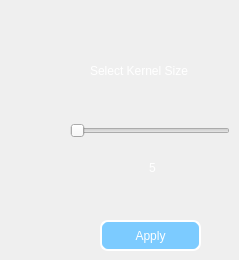
      <widget class="QWidget" name="average">
       <widget class="QLabel" name="averageKernel">
        <property name="geometry">
         <rect>
          <x>90</x>
          <y>60</y>
          <width>121</width>
          <height>21</height>
         </rect>
        </property>
        <property name="styleSheet">
         <string notr="true">font: 9pt &quot;MS Shell Dlg 2&quot;;
color: white;
</string>
        </property>
        <property name="text">
         <string>Select Kernel Size</string>
        </property>
       </widget>
       <widget class="QSlider" name="averageKernelSlider">
        <property name="geometry">
         <rect>
          <x>70</x>
          <y>120</y>
          <width>160</width>
          <height>22</height>
         </rect>
        </property>
        <property name="orientation">
         <enum>Qt::Horizontal</enum>
        </property>
       </widget>
       <widget class="QLabel" name="averageKernelSize">
        <property name="geometry">
         <rect>
          <x>125</x>
          <y>160</y>
          <width>55</width>
          <height>16</height>
         </rect>
        </property>
        <property name="styleSheet">
         <string notr="true">font: 9pt &quot;MS Shell Dlg 2&quot;;
color: white;
</string>
        </property>
        <property name="text">
         <string>5</string>
        </property>
        <property name="alignment">
         <set>Qt::AlignCenter</set>
        </property>
       </widget>
       <widget class="QPushButton" name="averageApply">
        <property name="geometry">
         <rect>
          <x>100</x>
          <y>220</y>
          <width>101</width>
          <height>31</height>
         </rect>
        </property>
        <property name="styleSheet">
         <string notr="true">background-color: rgb(124, 203, 255);
color: rgb(255, 255, 255);
border-radius: 8px;
border: 2px solid rgb(255, 255, 255);
font: 10pt &quot;MS Sans Serif&quot;;</string>
        </property>
        <property name="text">
         <string>Apply</string>
        </property>
       </widget>
      </widget>
